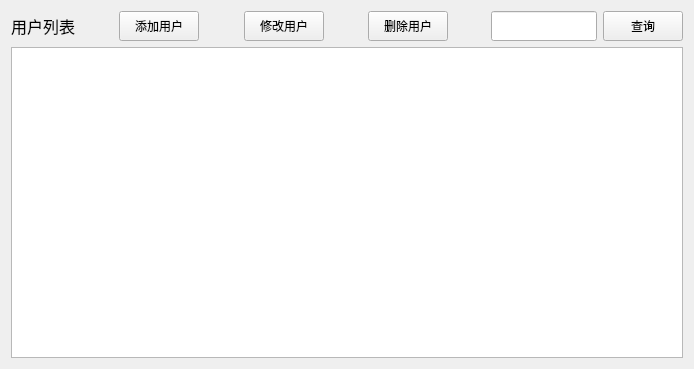
<?xml version="1.0" encoding="UTF-8"?>
<ui version="4.0">
 <class>UserMgt</class>
 <widget class="QWidget" name="UserMgt">
  <property name="geometry">
   <rect>
    <x>0</x>
    <y>0</y>
    <width>694</width>
    <height>369</height>
   </rect>
  </property>
  <property name="windowTitle">
   <string>UserMgt</string>
  </property>
  <layout class="QGridLayout" name="gridLayout">
   <item row="0" column="0">
    <widget class="QLabel" name="label">
     <property name="font">
      <font>
       <family>新宋体</family>
       <pointsize>12</pointsize>
       <weight>50</weight>
       <bold>false</bold>
      </font>
     </property>
     <property name="text">
      <string>用户列表</string>
     </property>
    </widget>
   </item>
   <item row="0" column="1">
    <layout class="QHBoxLayout" name="horizontalLayout">
     <item>
      <spacer name="horizontalSpacer">
       <property name="orientation">
        <enum>Qt::Horizontal</enum>
       </property>
       <property name="sizeHint" stdset="0">
        <size>
         <width>40</width>
         <height>20</height>
        </size>
       </property>
      </spacer>
     </item>
     <item>
      <widget class="QPushButton" name="btnAdd">
       <property name="minimumSize">
        <size>
         <width>0</width>
         <height>30</height>
        </size>
       </property>
       <property name="text">
        <string>添加用户</string>
       </property>
       <property name="icon">
        <iconset resource="res.qrc">
         <normaloff>:/res/SoftIcon/add.png</normaloff>:/res/SoftIcon/add.png</iconset>
       </property>
       <property name="iconSize">
        <size>
         <width>25</width>
         <height>25</height>
        </size>
       </property>
      </widget>
     </item>
     <item>
      <spacer name="horizontalSpacer_2">
       <property name="orientation">
        <enum>Qt::Horizontal</enum>
       </property>
       <property name="sizeHint" stdset="0">
        <size>
         <width>40</width>
         <height>20</height>
        </size>
       </property>
      </spacer>
     </item>
     <item>
      <widget class="QPushButton" name="btnModify">
       <property name="minimumSize">
        <size>
         <width>0</width>
         <height>30</height>
        </size>
       </property>
       <property name="text">
        <string>修改用户</string>
       </property>
       <property name="icon">
        <iconset resource="res.qrc">
         <normaloff>:/res/SoftIcon/mod.png</normaloff>:/res/SoftIcon/mod.png</iconset>
       </property>
       <property name="iconSize">
        <size>
         <width>25</width>
         <height>25</height>
        </size>
       </property>
      </widget>
     </item>
     <item>
      <spacer name="horizontalSpacer_3">
       <property name="orientation">
        <enum>Qt::Horizontal</enum>
       </property>
       <property name="sizeHint" stdset="0">
        <size>
         <width>40</width>
         <height>20</height>
        </size>
       </property>
      </spacer>
     </item>
     <item>
      <widget class="QPushButton" name="btnDel">
       <property name="enabled">
        <bool>true</bool>
       </property>
       <property name="minimumSize">
        <size>
         <width>0</width>
         <height>30</height>
        </size>
       </property>
       <property name="text">
        <string>删除用户</string>
       </property>
       <property name="icon">
        <iconset resource="res.qrc">
         <normaloff>:/res/SoftIcon/Cancel.png</normaloff>:/res/SoftIcon/Cancel.png</iconset>
       </property>
       <property name="iconSize">
        <size>
         <width>25</width>
         <height>25</height>
        </size>
       </property>
      </widget>
     </item>
    </layout>
   </item>
   <item row="0" column="2">
    <layout class="QHBoxLayout" name="horizontalLayout_2">
     <item>
      <spacer name="horizontalSpacer_4">
       <property name="orientation">
        <enum>Qt::Horizontal</enum>
       </property>
       <property name="sizeHint" stdset="0">
        <size>
         <width>40</width>
         <height>20</height>
        </size>
       </property>
      </spacer>
     </item>
     <item>
      <widget class="QLineEdit" name="lineEdit">
       <property name="minimumSize">
        <size>
         <width>0</width>
         <height>30</height>
        </size>
       </property>
      </widget>
     </item>
     <item>
      <widget class="QPushButton" name="btnSearch">
       <property name="minimumSize">
        <size>
         <width>0</width>
         <height>30</height>
        </size>
       </property>
       <property name="text">
        <string>查询</string>
       </property>
       <property name="icon">
        <iconset resource="res.qrc">
         <normaloff>:/res/SoftIcon/search.png</normaloff>:/res/SoftIcon/search.png</iconset>
       </property>
       <property name="iconSize">
        <size>
         <width>25</width>
         <height>25</height>
        </size>
       </property>
      </widget>
     </item>
    </layout>
   </item>
   <item row="1" column="0" colspan="3">
    <widget class="QTableView" name="tableView"/>
   </item>
  </layout>
 </widget>
 <layoutdefault spacing="6" margin="11"/>
 <resources>
  <include location="res.qrc"/>
 </resources>
 <connections/>
</ui>
